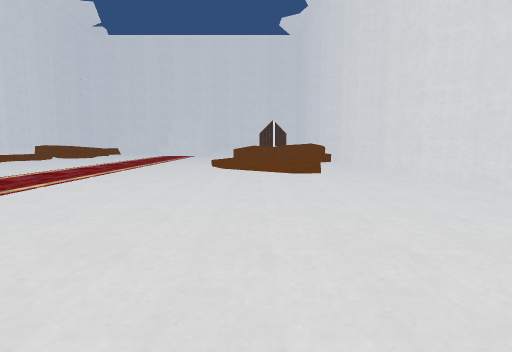
View 1 (above)

16 first-person views from a walk through a 3-D level made in the Unity game engine. The camera is 1.5 m above the floor, tilts 6° down and sees 80° across. The floor is counted in squares, 2 m on a side. Each view is taken from the middle of a square. On the plan, view 1 faces up. The plan holds only what a view shows up to about 10 squares ahead; the rest is blank. The place goes on beyond the plan. The player character is not drawn.

View 2
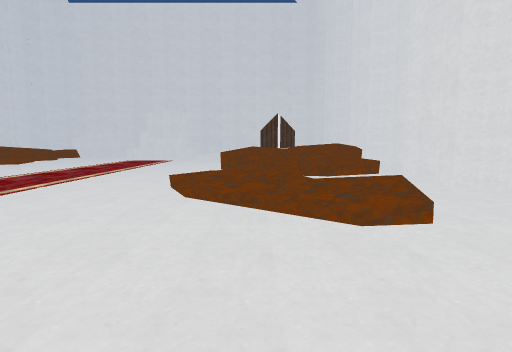

View 3
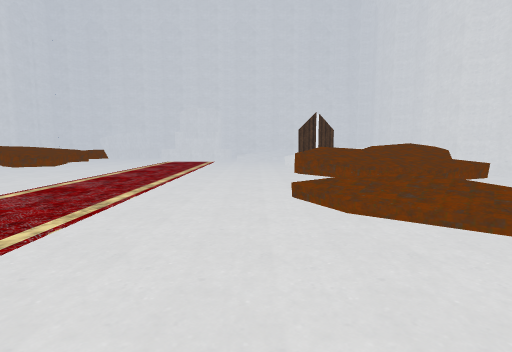

View 4
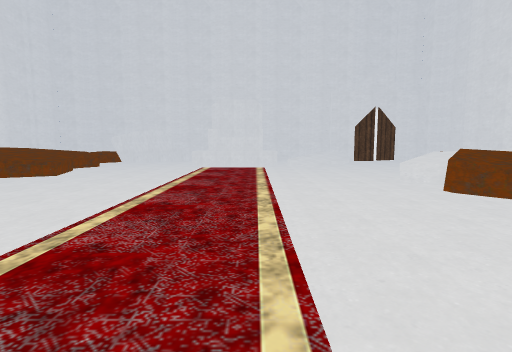

View 5
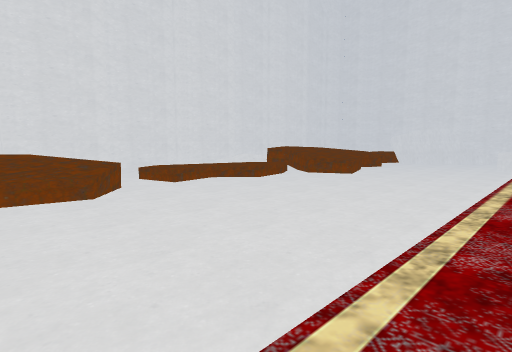

View 6
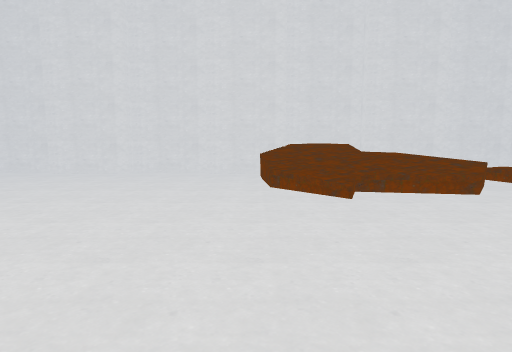

View 7
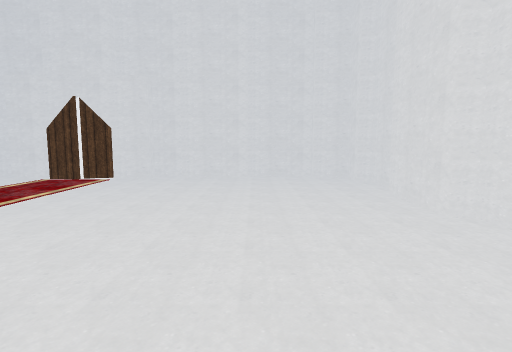

View 8
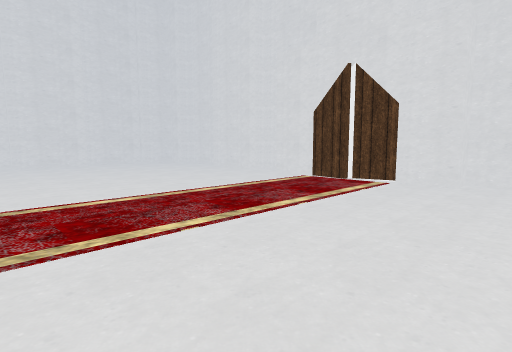

View 9
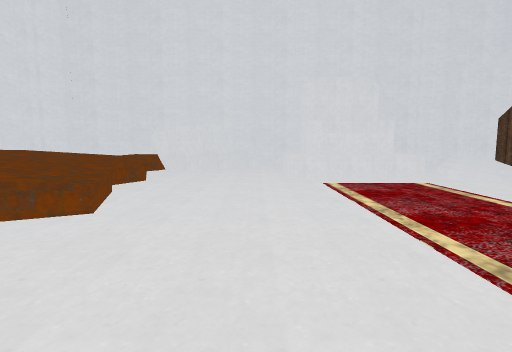

View 10
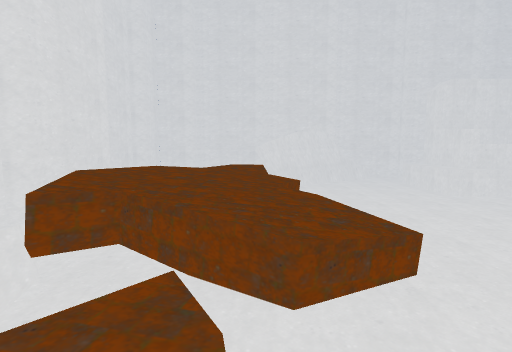

View 11
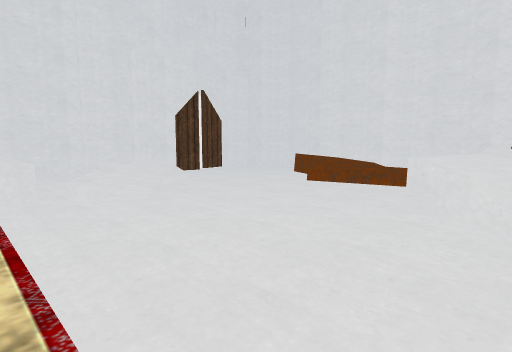

View 12
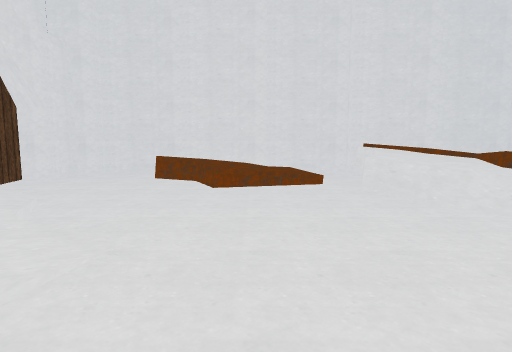

View 13
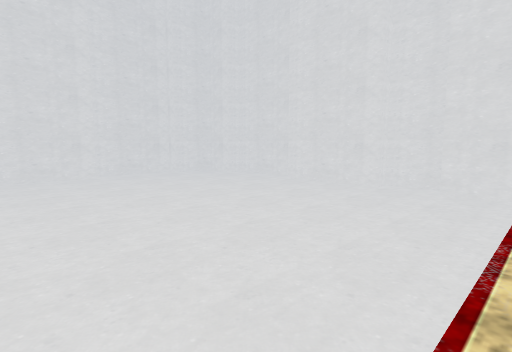

View 14
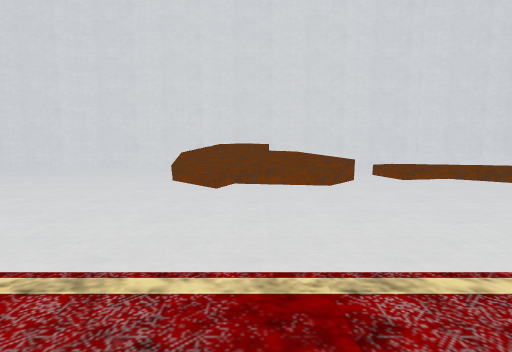

View 15
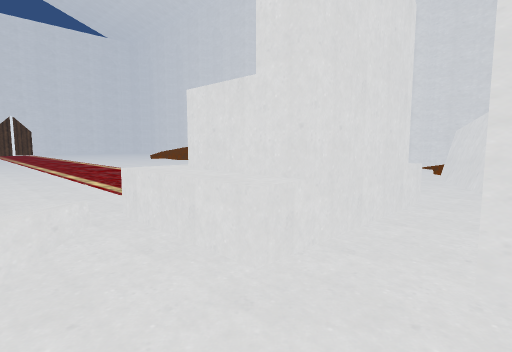

View 16
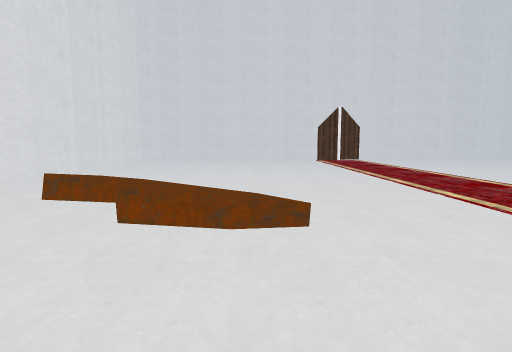

### Floor plan
Key: @ floor where view 1 was taken; # wall or solid block; . main floor; : floor 0.5 m higher than the main floor; + floor 0.75 m higher than the main floor; * floor 1.5 m higher than the main floor; / step, stairs or slope; = window, fence, low wall or low ledge; ^ raised ledge.
Columns run from 14 left of view 1 to 4 right of it. Each row starts with its distance up from view 1.
 24       ########
 23  ######:.##..######
 22  # /+##......=/...#
 21 #  ///..###.=/....#
 20 # /.^...^#^///..=##
 19  ##^^......//...=##
 18  #^^^...........:##
 17  #^^^^..........//#
 16  #=.^^......../==.#
 15  #=//......../////#
 14  #///........=///##
 13 #.=:..........///=#
 12 #../...........//.#
 11 ##..=.............#
 10  #.//........//...#
  9 ##///........//=/.#
  8 #*////........///.#
  7 ##=/..............#
  6 ##................#
  5 #.................#
  4 #.................#
  3 ##................#
  2 ##................#
  1 #.................#
  0 #.............@...#
 -1 ##......####......#
 -2  ########  ########

Positions as (right, up) in squares from view 1, and headings:
1: (0, 0), facing up
2: (0, 5), facing up
3: (-2, 6), facing up
4: (-4, 9), facing up
5: (-5, 9), facing up-left
6: (-5, 7), facing left
7: (-10, 8), facing down
8: (-8, 5), facing down-right
9: (-7, 13), facing up
10: (-10, 14), facing up
11: (-4, 15), facing up-right
12: (-4, 18), facing right
13: (-4, 4), facing down-right
14: (-4, 9), facing left
15: (-2, 23), facing down-left
16: (-1, 13), facing down
